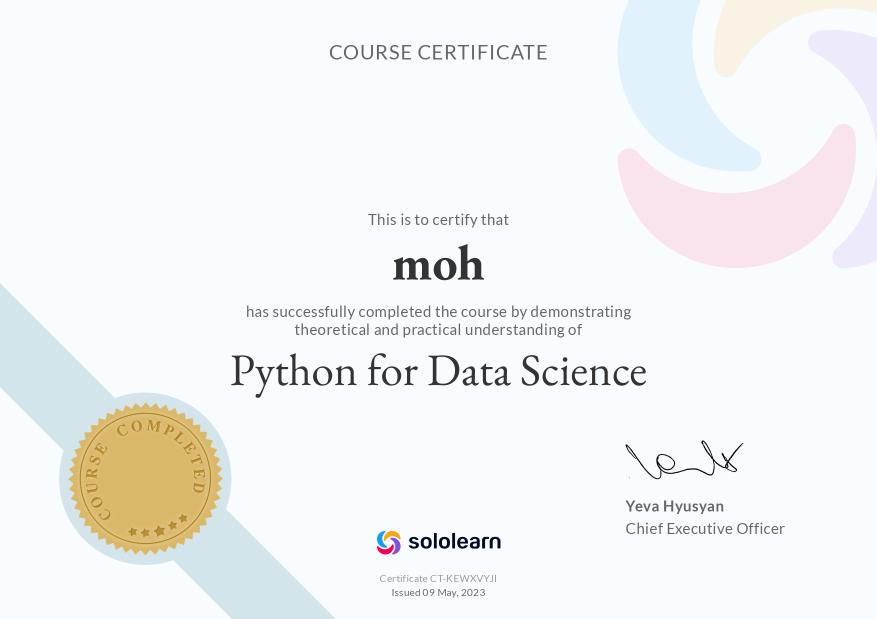
#> input picture 32/1 (sololearn certificate).png, 1754 x 1238 px, given in place of 1.jpg, which was not available (shown at 1/2 size)
$ python All-in-one.py
#> lines starting #> are read from the running program, lines starting #| are printed output that depends on the picture; after the words box and inside, x2 and y2 are one past the last pixel; in counts of white or black regions, pixels touching at a corner belong together; pictures that were not available may be replaced by others from this repository, and a replacement may not be noted
import numpy as np
import math
import cv2 as cv

################## 1 ######################
chess = np.zeros((800,800), np.uint8)
for i in range(8):
    for j in range(8):
        if (i+j)%2 == 0:
            chess[i*100:(i+1)*100, j*100:(j+1)*100] = 255
cv.imshow('chess board', chess)
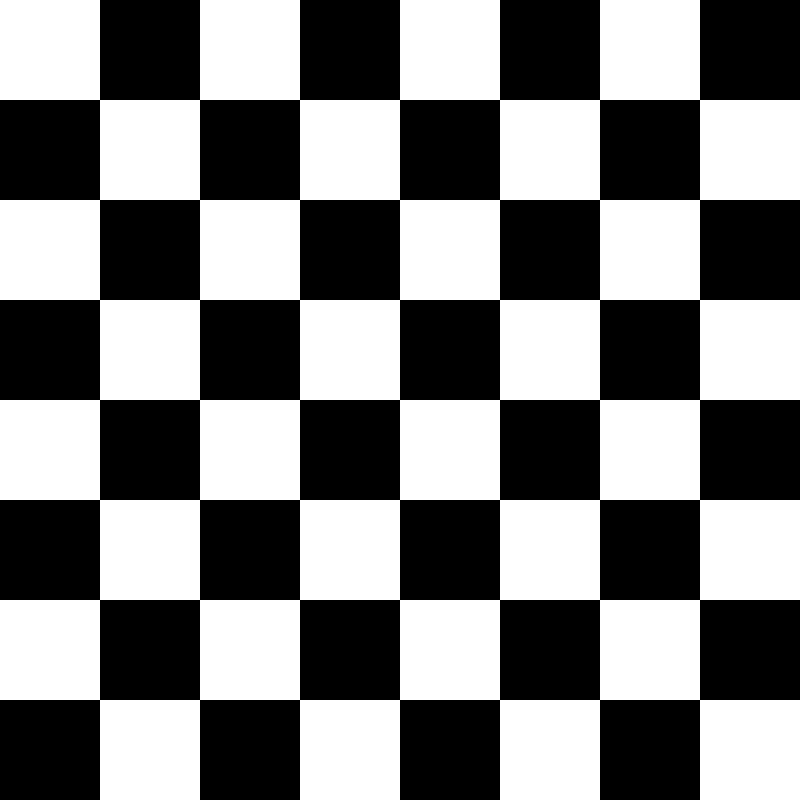
#> window 'chess board': shape (800, 800); 50% white; 1 white region, box (x1, y1, x2, y2) and area: (0, 0, 800, 800) 320000

##############  2   ########################################
img = cv.imread('1.jpg',0)
#> img: shape (1238, 1754); min 0, max 251, mean 243.6
height, width = img.shape
#> height = 1238; width = 1754
img = 255-img
cv.imshow('omg',img)

############# 3 ###############################
img = cv.imread('3.jpg',0)
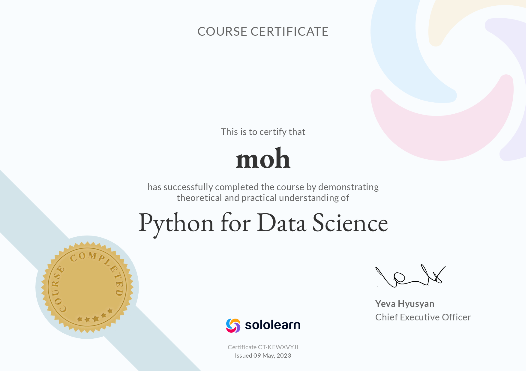
#> input picture 32/sololearn certificate.png, 526 x 371 px, given in place of 3.jpg, which was not available
#> img: shape (371, 526); min 0, max 251, mean 243.4
height, width = img.shape
#> height = 371; width = 526
for i in range(math.ceil(height/2)):
    for j in range(width if i != height-1-i else int(width/2)):
        img[i][j] , img[height-1-i][width-1-j] = img[height-1-i][width-1-j] , img[i][j]
cv.imshow('happ now?',img)

############### 4 ##########################
img = cv.imread('4.jpg',0)
height, width = img.shape
threshold = 160
for i in range(height):
    for j in range(width):
        if img[i][j] < threshold:
            img[i][j] = 0
#> img: shape (371, 526); min 0, max 251, mean 241.6

cv.imshow('wolf',img)

################ 5 #################
img = cv.imread('dostoevsky.jpg')
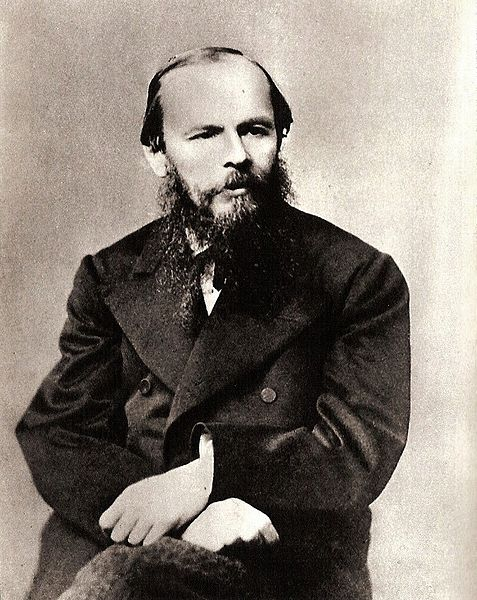
#> input picture Assignment 21/dostoevsky.jpg, 477 x 600 px
#> img is the input picture: shape (600, 477, 3); mean B, G, R 117.3, 125.6, 133.7
thickness = 30
i=0
for j in range(100,-1,-1):
    img[i,j:j+thickness] = 0
    i+=1
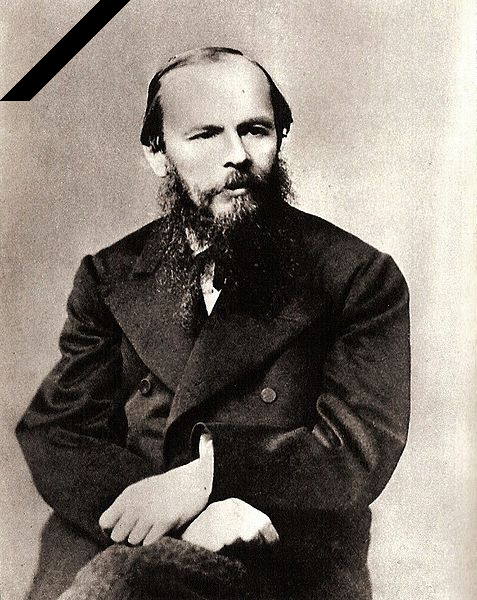
#> img: shape (600, 477, 3); 1.06% of pixels changed, all inside (x1, y1, x2, y2) = (0, 0, 130, 101)
for j in range(thickness-1,-1,-1):
    img[i,0:j] = 0
    i+=1
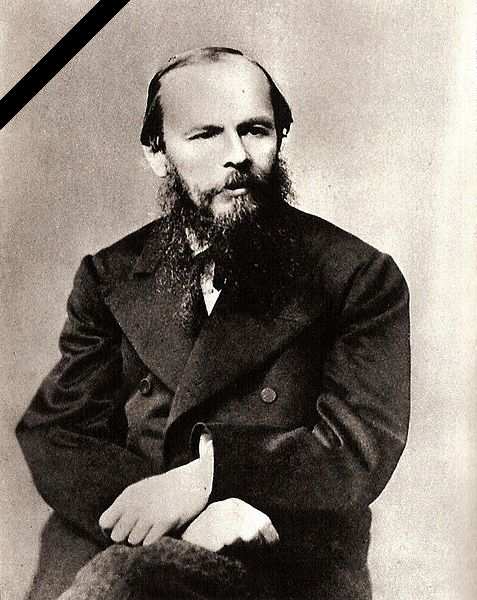
#> img: shape (600, 477, 3); 0.15% of pixels changed, all inside (x1, y1, x2, y2) = (0, 101, 29, 130)
cv.imshow('rip', img)

################ 6 ###############3
shade = np.zeros((512,512), np.uint8)
color = 255
height, width = shade.shape
step = int(height / 256)
for i in range(0, height-1, step):
    shade[i:i+step, 0:width] = color
    color -= 1
cv.imshow('shadow', shade)

############## 7 ####################
name = np.zeros((512,512), np.uint8)
length = 100
i, j = int(name.shape[0]/2 - (length/2)), int(name.shape[1]/2- 40)
name = name + 255
thickness = 20
name[i:i+length, j:j+thickness] = 0

for row in range(i, i+length, 2):
    name[row,j:j+thickness] = 0
    name[row+1,j:j+thickness] = 0
    j+=1
for row in range(i+length-2, i-1, -2):
    name[row,j:j+thickness] = 0
    name[row-1,j:j+thickness] = 0
    j+=1
name[i:i+length, j:j+thickness] = 0

cv.imshow('first letter',name)
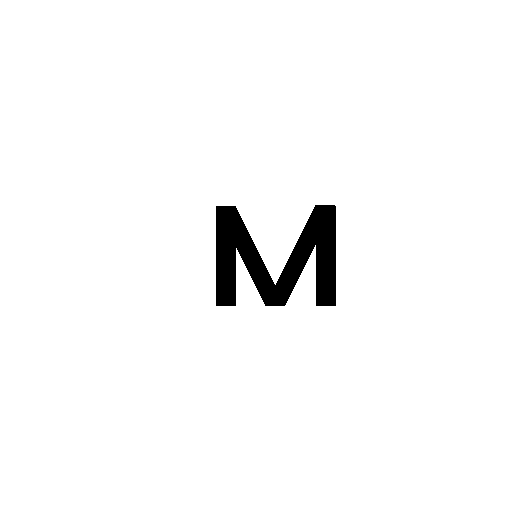
#> window 'first letter': shape (512, 512); 97.3% white; 1 black region, box (x1, y1, x2, y2) and area: (216, 205, 336, 306) 7029

################ surprize ##############
chess = [[255,0,255,0,255,0,255,0],
        [0,255,0,255,0,255,0,255],
        [255,0,255,0,255,0,255,0],
        [0,255,0,255,0,255,0,255],
        [255,0,255,0,255,0,255,0],
        [0,255,0,255,0,255,0,255],
        [255,0,255,0,255,0,255,0],
        [0,255,0,255,0,255,0,255]]
chess = np.array(chess, np.uint8)
cv.imshow('sus chess', cv.resize(chess,(800,800)))
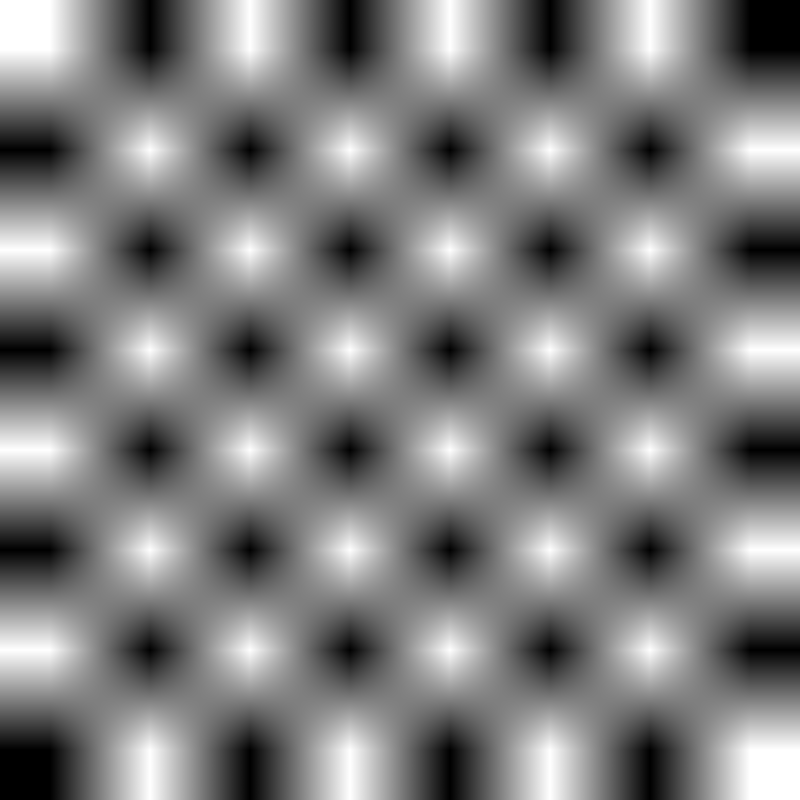
#> window 'sus chess': shape (800, 800); min 0, max 255, mean 127.4

cv.waitKey()
